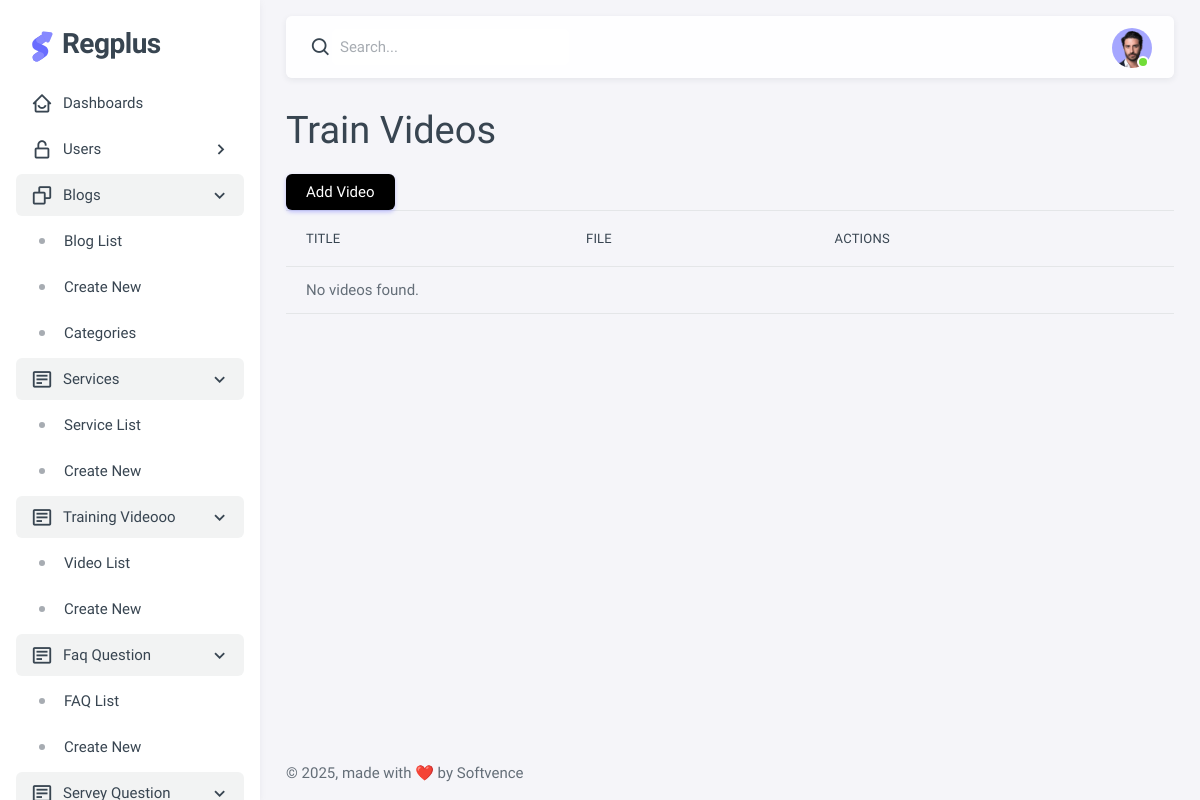
/train-videos/, run on an earlier commit of the app's database.
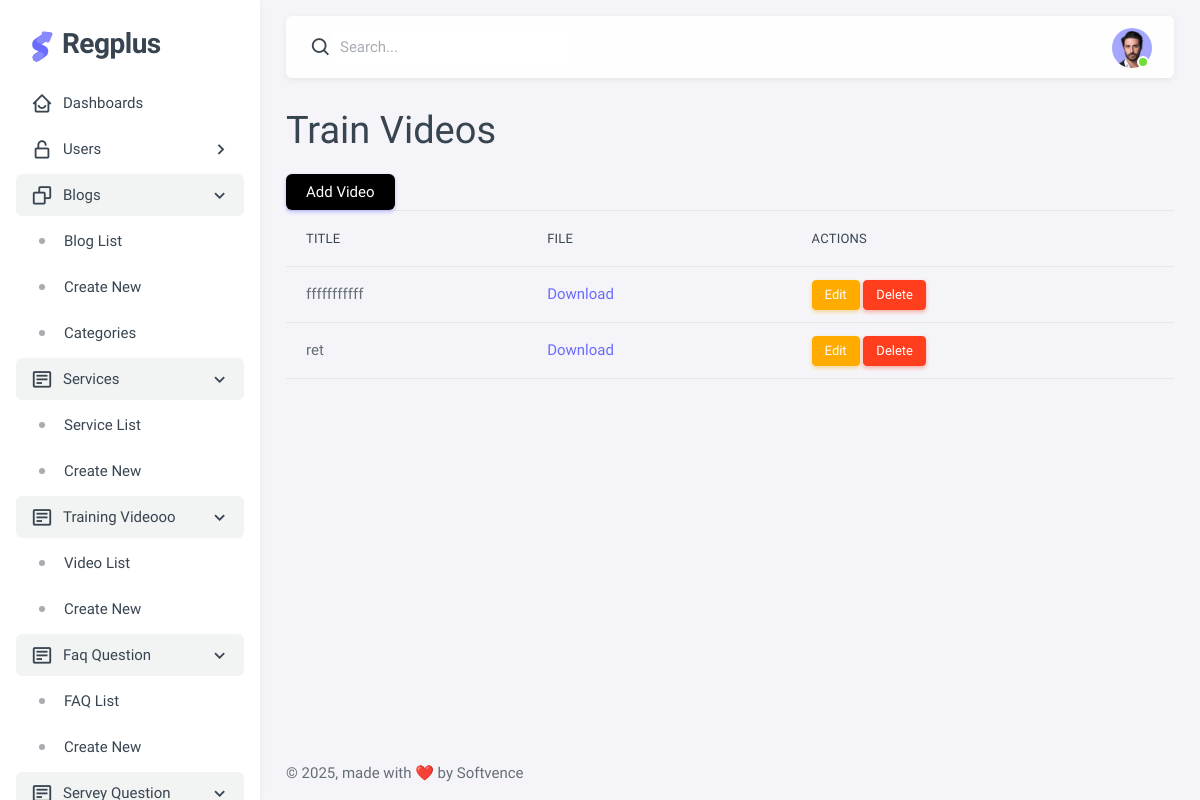
And on a later commit of the database.
### apps/custom_design/models.py (models this page shows, shortened)
class MainModel(models.Model):
    title = models.CharField(max_length=200)
    files = models.FileField(upload_to='uploads/', blank=True, null=True)
    subtitle = models.CharField(max_length=200, blank=True, null=True)
    description = RichTextField(blank=True, null=True)
    page_section = models.CharField(max_length=50, choices=SECTION_CHOICES)
    page_name = models.CharField(max_length=50, choices=PAGE_CHOICES)
    created_at = models.DateTimeField(auto_now_add=True, blank=True, null=True)
    updated_at = models.DateTimeField(auto_now=True,blank=True, null=True)
    class Meta:
        ordering = ['-created_at']  # Order by creation date, newest first

### apps/custom_design/views.py (the view)
# urls.py: path('train-videos/', TrainVideoListView.as_view(), name='train_video_list'),
class TrainVideoListView(View):
    template_name = 'train_video_list.html'
    def get(self, request):
        videos = MainModel.objects.filter(page_name='train&FAQ', page_section='video')
        context = {'videos': videos}
        context = TemplateLayout.init(self, context)
        return render(request, self.template_name, context)

### project/context_processors.py (called while the page is built)
def my_setting(request):
    return {'MY_SETTING': settings}

def environment(request):
    return {'ENVIRONMENT': settings.ENVIRONMENT}

### templates/layout/bootstrap/layout_vertical.py (called while the page is built)
    def init(context):
        context.update(
            {
                "layout": "vertical",
                "content_navbar": True,
                "content_layout": "compact",
                "is_navbar": True,
                "is_menu": True,
                "is_footer": True,
            }
        )
        TemplateHelper.map_context(context)
        return context

### web_project/__init__.py (called while the page is built)
    def init(self, context):
        layout = "vertical"
        context.update(
            {
                "layout_path": TemplateHelper.set_layout(
                    "layout_" + layout + ".html", context
                ),
            }
        )
        TemplateHelper.map_context(context)
        return context

### web_project/template_helpers/theme.py (called while the page is built)
    def get_theme_variables(scope):
        return settings.THEME_VARIABLES[scope]

    def import_class(fromModule, import_className):
        pprint(f"Loading {import_className} from {fromModule}")
        module = import_module(fromModule)
        return getattr(module, import_className)

### apps/custom_design/templates/train_video_list.html (shortened to what this page needs)
{% extends layout_path %}
{% load widget_tweaks %}
{% load static %}
{% block content %}
<h2>Train Videos</h2>
<a href="{% url 'train_video_add' %}" class="btn btn-primary">Add Video</a>
<table class="table">
    <thead>
        <tr>
            <th>Title</th>
            <th>File</th>
            <th>Actions</th>
        </tr>
    </thead>
    <tbody>
        {% for video in videos %}
        <tr>
            <td>{{ video.title }}</td>
            <td>
                {% if video.files %}
                    <a href="{{ video.files.url }}">Download</a>
                {% endif %}
            </td>
            <td>
                <a href="{% url 'train_video_edit' video.pk %}" class="btn btn-sm btn-warning">Edit</a>
                <a href="{% url 'train_video_delete' video.pk %}" class="btn btn-sm btn-danger">Delete</a>
            </td>
        </tr>
        {% empty %}
        <tr><td colspan="3">No videos found.</td></tr>
        {% endfor %}
    </tbody>
</table>
{% endblock %}

What changed in the data, as far as the page shows it:
added MainModel: title "fffffffffff"
added MainModel: title "ret"
Also different on the page:
text no longer shown: "No videos found."
